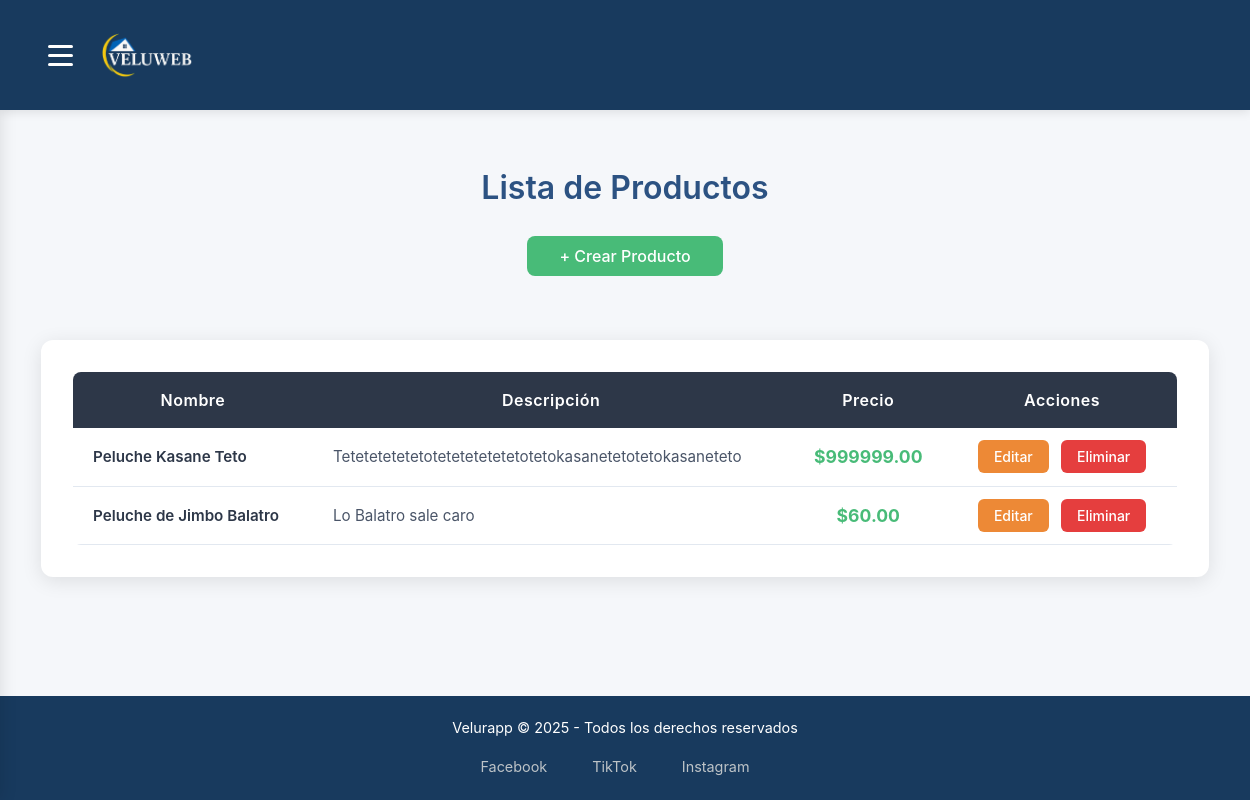
/productos/ (signed in), run on an earlier commit of the app's database.
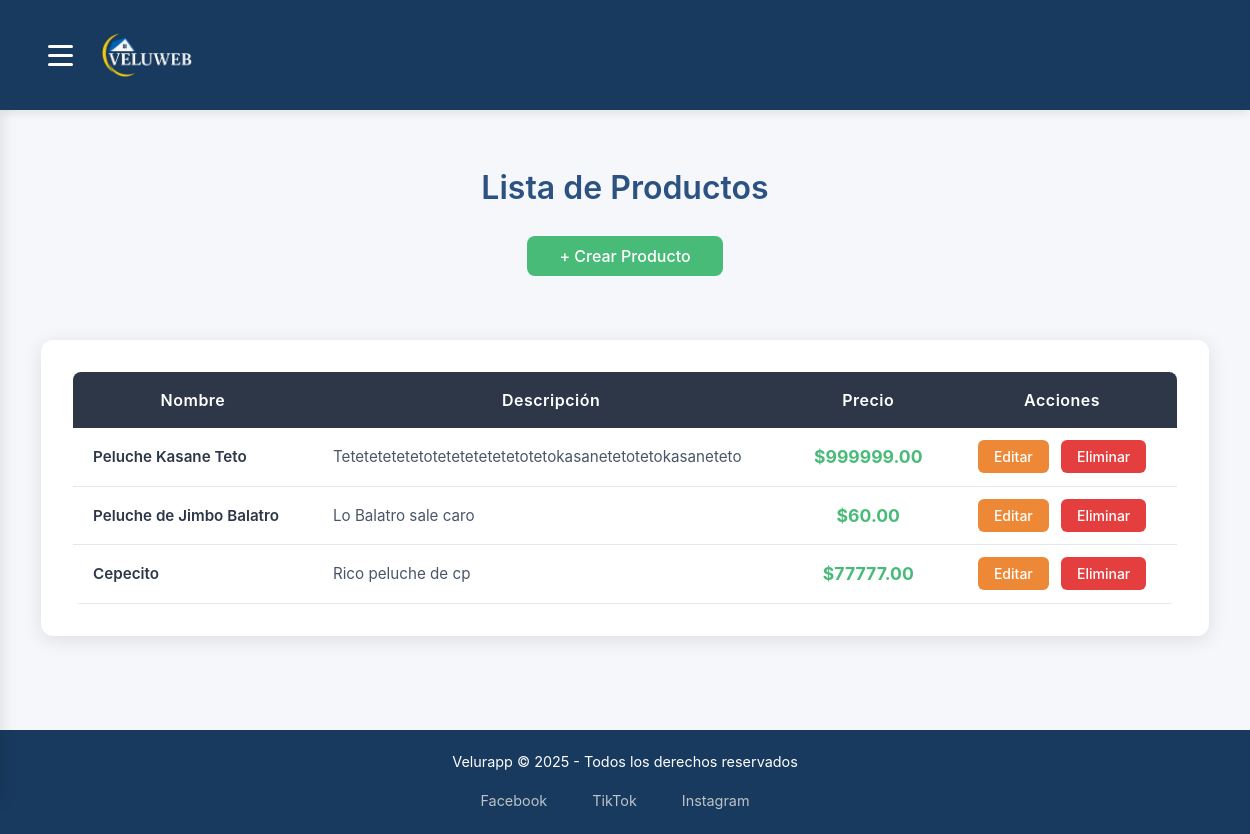
And on a later commit of the database.
### todo/models.py (models this page shows, shortened)
class Producto(models.Model):
    nombre = models.CharField(max_length=100)
    codigo = models.CharField(max_length=50, unique=True)
    precio = models.DecimalField(max_digits=10, decimal_places=2)
    descripcion = models.TextField(blank=True, null=True)
    imagen = models.ImageField(upload_to='productos/', blank=True, null=True)
    creado = models.DateTimeField(auto_now_add=True)

### todo/views.py (the view)
# urls.py: path('productos/', views.productos_index, name='productos_index'),
@login_required
def productos_index(request):
    productos = Producto.objects.all()
    return render(request, 'productos/index.html', {'productos': productos})

### todo/templates/productos/index.html
{% extends "todo/layout2.html" %}
{% block content %}
<div class="container mt-4">
    <h1 class="mb-4">Lista de Productos</h1>
    <div class="d-flex justify-content-center mb-4">
        <a href="{% url 'crear_producto' %}" class="btn btn-success">+ Crear Producto</a>
    </div>
    <div class="table-container">
        <table class="table table-bordered table-hover">
            <thead class="table-dark">
                <tr>
                    <th>Nombre</th>
                    <th>Descripción</th>
                    <th>Precio</th>
                    <th>Acciones</th>
                </tr>
            </thead>
            <tbody>
                {% for producto in productos %}
                <tr>
                    <td>{{ producto.nombre }}</td>
                    <td>{{ producto.descripcion }}</td>
                    <td>${{ producto.precio }}</td>
                    <td>
                        <a href="{% url 'editar_producto' producto.pk %}" class="btn btn-warning btn-sm">Editar</a>
                        <a href="{% url 'eliminar_producto' producto.pk %}" class="btn btn-danger btn-sm">Eliminar</a>
                    </td>
                </tr>
                {% empty %}
                <tr>
                    <td colspan="4">No hay productos registrados.</td>
                </tr>
                {% endfor %}
            </tbody>
        </table>
    </div>
</div>
{% endblock %}

What changed in the data, as far as the page shows it:
added Producto: nombre "Cepecito", descripcion "Rico peluche de cp", precio "77777.00"
